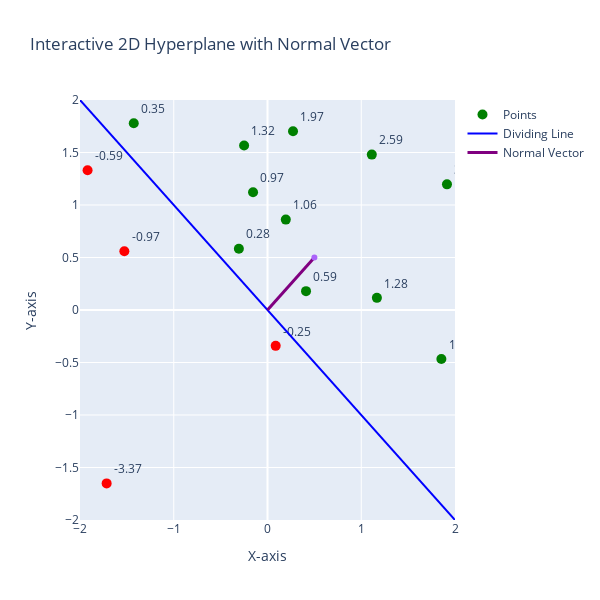

The notebook cell saved with this chart:
### Markdown cell above
# Visualizing Hyperplane, Positive, and Negative Half-Spaces

A hyperplane (or line in 2D) serves as a decision boundary that separates data into distinct classes. Points on one side of the hyperplane (referred to as a half-space) are classified into one class, while points on the opposite side are classified into another class, known as the other half-space. Typically, points that lie in the direction of the normal vector are considered the positive class (corresponding to class label '1'), whereas points in the opposite direction are considered the negative class (corresponding to class label '0' or '-1').

In the context of logistic regression, the normal vector $\mathbf{w}$ indicates the direction of ascent in the logistic function. If the inner product between the normal vector and a point is non-negative, i.e., $\mathbf{w} \cdot \mathbf{x} \geq 0$, the logistic regressor classifies this point as belonging to the positive class; otherwise, it is classified as negative. 

$$
\hat{y} = 
\begin{cases} 
1, & \text{if } \mathbf{w} \cdot \mathbf{x} \geq 0 \\
0, & \text{if } \mathbf{w} \cdot \mathbf{x} < 0 
\end{cases}
$$

In other words, the sign of the inner product between the normal vector $\mathbf{w}$ and the data point $\mathbf{x}$ determines the class to which the data point is assigned.

Additionally, the magnitude of the inner product, i.e., $|\mathbf{w} \cdot \mathbf{x}|$, is proportional to the perpendicular distance between the data point and the hyperplane. The perpendicular distance from a point to the hyperplane is given by:

$$
d = \frac{|\mathbf{w} \cdot \mathbf{x} + b|}{\|\mathbf{w}\|}
$$

where $\mathbf{w}$ is the normal vector, $\mathbf{x}$ is the point, and $b$ is the bias. A larger distance or a larger inner product signifies that the data point is far from the hyperplane.

In classification, this means that a data point far from the decision surface is more likely to belong to the corresponding class with higher certainty. Conversely, if a data point is closer to the decision surface, the classification certainty decreases.

The following plot illustrates these concepts:

- **Decision Boundary:** The blue line represents the hyperplane dividing the classes.
- **Data Points:** Plotted points are classified as positive (green) or negative (red) based on their position relative to the hyperplane.
- **Normal Vector:** Represented by a purple arrow, indicating the direction of class increase.
- **Annotations:** Each point is annotated with its distance to the hyperplane.

This visualization serves as a powerful tool to understand the mechanics of logistic regression and why it is more suitable for binary classification tasks compared to using Mean Squared Error (MSE) directly.

### Code cell
import numpy as np
import plotly.graph_objects as go

# Define the normal vector and a point on the line
normal_vector = np.array([1, 1])  # Example normal vector
point_on_line = np.array([0, 0])   # Example point on the line

# Calculate the slope and intercept of the line (ax + by = c)
a, b = normal_vector
c = np.dot(normal_vector, point_on_line)
slope = -a / b
intercept = c / b

# Generate random points
np.random.seed(0)  # For reproducibility
random_points = np.random.uniform(-2, 2, (15, 2))

# Calculate inner products with the normal vector
inner_products = random_points @ normal_vector

# Create the dividing line
x_vals = np.linspace(-2, 2, 200)
y_vals = slope * x_vals + intercept

# Create a Scatter plot for points with annotations
scatter_points = go.Scatter(
    x=random_points[:, 0],
    y=random_points[:, 1],
    mode='markers+text',
    text=[f'{prod:.2f}' for prod in inner_products],
    textposition='top right',
    marker=dict(
        color=np.where(inner_products > c, 'green', 'red'),
        size=10
    ),
    name='Points',
    hoverinfo='text'
)

# Create a line plot for the dividing line
line = go.Scatter(
    x=x_vals,
    y=y_vals,
    mode='lines',
    line=dict(color='blue', width=2),
    name='Dividing Line'
)

# Plot the normal vector as a line with an arrowhead
normal_vector_start = point_on_line
normal_vector_end = point_on_line + 0.5 * normal_vector  # Scale for visibility

normal_vector_line = go.Scatter(
    x=[normal_vector_start[0], normal_vector_end[0]],
    y=[normal_vector_start[1], normal_vector_end[1]],
    mode='lines',
    line=dict(color='purple', width=3),
    name='Normal Vector'
)

# Add the arrowhead
normal_vector_arrow = go.Scatter(
    x=[normal_vector_end[0]],
    y=[normal_vector_end[1]],
    #mode='markers',
    #marker=dict(
    #    size=12,
    #    symbol='circle',
    #    color='purple'
    #),
    showlegend=False
)

# Create a layout with a title and axis labels
layout = go.Layout(
    title='Interactive 2D Hyperplane with Normal Vector',
    xaxis=dict(title='X-axis', range=[-2, 2]),
    yaxis=dict(title='Y-axis', range=[-2, 2]),
    width=600,  # Set plot width
    height=600,  # Set plot height
    showlegend=True
)

# Combine all elements into a figure
fig = go.Figure(data=[scatter_points, line, normal_vector_line, normal_vector_arrow], layout=layout)

# Show the interactive plot
fig.show()

### Figure 1 — Plotly figure (JSON) as saved in the notebook; plotly's stock layout.template omitted (floating-point values rounded to 4 significant figures; data arrays with more than 128 entries replaced by an {"elided": "..."} marker saying what was removed)
{"data": [{"hoverinfo": "text", "marker": {"color": ["green", "green", "green", "green", "green", "green", "green", "red", "red", "green", "green", "green", "red", "green", "red"], "size": 10}, "mode": "markers+text", "name": "Points", "text": ["1.06", "0.59", "0.28", "1.32", "1.39", "1.28", "1.97", "-3.37", "-0.59", "2.59", "3.11", "0.97", "-0.97", "0.35", "-0.25"], "textposition": "top right", "type": "scatter", "x": [0.1953, 0.4111, -0.3054, -0.2497, 1.855, 1.167, 0.2722, -1.716, -1.919, 1.113, 1.914, -0.1541, -1.527, -1.427, 0.08739], "y": [0.8608, 0.1795, 0.5836, 1.567, -0.4662, 0.1156, 1.702, -1.651, 1.33, 1.48, 1.197, 1.122, 0.5597, 1.779, -0.3414]}, {"line": {"color": "blue", "width": 2}, "mode": "lines", "name": "Dividing Line", "type": "scatter", "x": {"elided": "200 float values"}, "y": {"elided": "200 float values"}}, {"line": {"color": "purple", "width": 3}, "mode": "lines", "name": "Normal Vector", "type": "scatter", "x": [0, 0.5], "y": [0, 0.5]}, {"showlegend": false, "type": "scatter", "x": [0.5], "y": [0.5]}], "layout": {"height": 600, "showlegend": true, "title": {"text": "Interactive 2D Hyperplane with Normal Vector"}, "width": 600, "xaxis": {"range": [-2, 2], "title": {"text": "X-axis"}}, "yaxis": {"range": [-2, 2], "title": {"text": "Y-axis"}}}}
